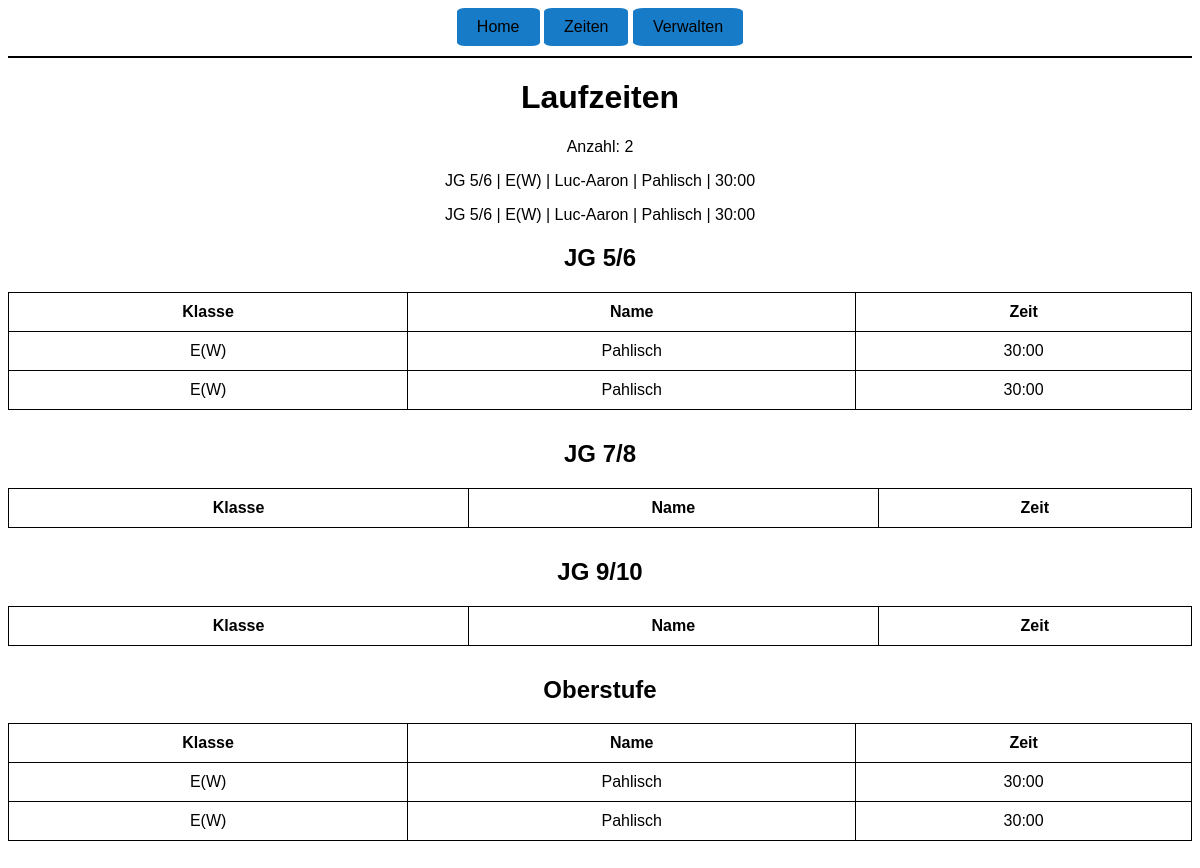
The page /zeiten on the database as committed earlier.
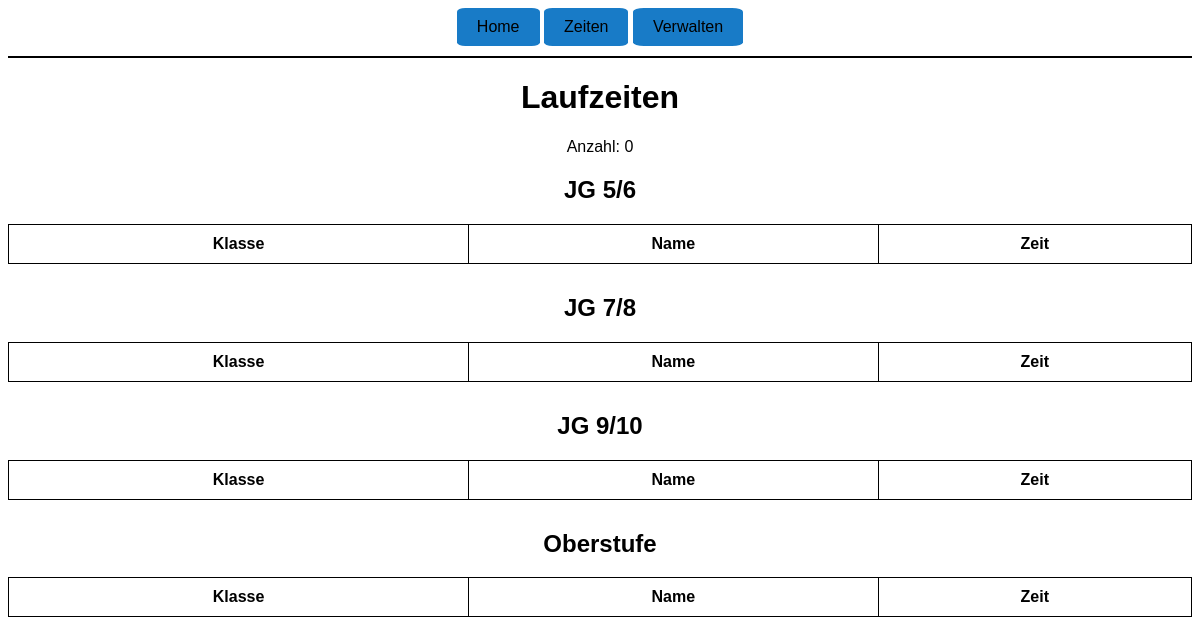
The same page on the database as committed later.
### tables this page shows
CREATE TABLE Laeufer (
    schüler_id INTEGER PRIMARY KEY AUTOINCREMENT,
    name TEXT,
    vorname TEXT,
    klasse TEXT,
    sportlehrer TEXT,
    zeit FLOAT
               , jahrgang TEXT);

### app.py (the view)
@app.route("/zeiten")
def zeiten():
    conn = sqlite3.connect("Läufer-Schüler.db")
    conn.row_factory = sqlite3.Row
    cur = conn.cursor()
    daten = cur.execute("""
        SELECT * FROM Laeufer
        ORDER BY jahrgang, klasse, name
    """).fetchall()
    conn.close()
    return render_template("zeiten.html", daten=daten)

### templates/zeiten.html (shortened to what this page needs)
<!DOCTYPE html>
<html lang="de">
<head>
    <link rel="stylesheet"
          href="{{ url_for('static', filename='css/style.css') }}">
</head>
<body>
    <a href="{{ url_for('startseite') }}">Home</a>
    <a href="{{ url_for('zeiten') }}">Zeiten</a>
    <a href="{{ url_for('verwalten') }}">Verwalten</a>
    <div class="line"></div>
    <h1>Laufzeiten</h1>
<p>Anzahl: {{ daten|length }}</p>
{% for schueler in daten %}
    <p>
        {{ schueler["jahrgang"] }} |
        {{ schueler["klasse"] }} |
        {{ schueler["vorname"] }} |
        {{ schueler["name"] }} |
        {{ schueler["zeit"] }}
    </p>
{% endfor %}
    <h2>JG 5/6</h2>
    <table>
        <thead>
            <tr>
                <th>Klasse</th>
                <th>Name</th>
                <th>Zeit</th>
            </tr>
        </thead>
        <tbody>
        {% for schueler in daten %}
            {% if schueler["jahrgang"] == "JG 5/6" %}
                <tr>
                    <td>{{ schueler["klasse"] }}</td>
                    <td>{{ schueler["name"] }}</td>
                    <td>{{ schueler["zeit"] }}</td>
                </tr>
            {% endif %}
        {% endfor %}
        </tbody>
    </table>
    <h2>JG 7/8</h2>
    <table>
        <thead>
            <tr>
                <th>Klasse</th>
                <th>Name</th>
                <th>Zeit</th>
            </tr>
        </thead>
    </table>
    <h2>JG 9/10</h2>
    <table>
        <thead>
            <tr>
                <th>Klasse</th>
                <th>Name</th>
                <th>Zeit</th>
            </tr>
        </thead>
    </table>
    <h2>Oberstufe</h2>
    <table>
        <thead>
            <tr>
                <th>Klasse</th>
                <th>Name</th>
                <th>Zeit</th>
            </tr>
        </thead>
        <tbody>
        {% for schueler in daten %}
            {% if schueler["jahrgang"] == "JG 5/6" %}
                <tr>
                    <td>{{ schueler["klasse"] }}</td>
                    <td>{{ schueler["name"] }}</td>
                    <td>{{ schueler["zeit"] }}</td>
                </tr>
            {% endif %}
        {% endfor %}
        </tbody>
    </table>
</body>
</html>

### static/css/style.css (style rules this page uses)
body { font-family: Arial, Helvetica, sans-serif; text-align: center; }
a:link, a:visited { background-color: #187bc7; color: rgb(0, 0, 0); padding: 10px 20px; text-align: center; text-decoration: none; display: inline-block; border-radius: 10%; }
.line { width:100%; height: 10px; border-bottom: 2.5px solid black; }

### templates/zeiten.html (style rules this page uses)
table { width: 100%; border-collapse: collapse; margin-bottom: 30px; }
th, td { border: 1px solid black; padding: 10px; }

Rows that differ between the two databases and show on the page:
removed Laeufer: jahrgang "JG 5/6", klasse "E(W)", vorname "Luc-Aaron", name "Pahlisch", zeit "30:00"
removed Laeufer: jahrgang "JG 5/6", klasse "E(W)", vorname "Luc-Aaron", name "Pahlisch", zeit "30:00"
Other text that changed with them:
{{ daten|length }}: "2" → "0"
